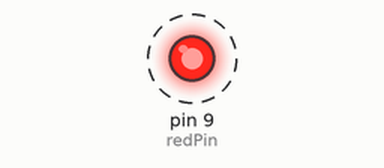
Simulated run of this sketch. Board: Arduino Uno, built with avr-gcc and run on an emulated ATmega328P. On the bench: output pins drawn as LEDs (lit = HIGH). Dashed ring = blinking.

Above: at 0.05 s.
Timing chart, 0 to 4.6 s (numbered marks = the images above):
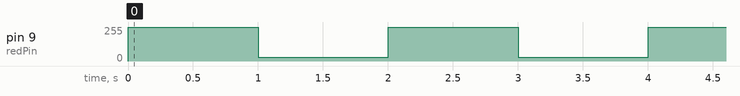

The sketch:

analog_pin.ino
```cpp
const int redPin = 9;

void setup() {
  pinMode(redPin, OUTPUT);
}

void loop() {
  analogWrite(redPin, 255);
  delay(1000);
  analogWrite(redPin, 30);
  delay(1000);
}
```

Measured:
- by itself, pin 9 (redPin): alternates 255/255 for 1.0 s and 30/255 for 1.0 s
